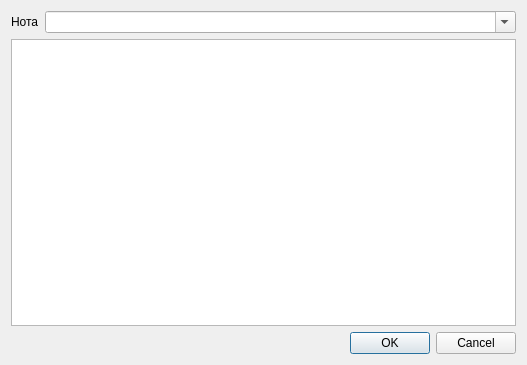
<?xml version="1.0" encoding="UTF-8"?>
<ui version="4.0">
 <class>NoteDialog</class>
 <widget class="QDialog" name="NoteDialog">
  <property name="geometry">
   <rect>
    <x>0</x>
    <y>0</y>
    <width>527</width>
    <height>365</height>
   </rect>
  </property>
  <property name="windowTitle">
   <string>Добавление ноты</string>
  </property>
  <layout class="QVBoxLayout" name="verticalLayout">
   <item>
    <layout class="QHBoxLayout" name="horizontalLayout">
     <item>
      <widget class="QLabel" name="label">
       <property name="sizePolicy">
        <sizepolicy hsizetype="Minimum" vsizetype="Preferred">
         <horstretch>0</horstretch>
         <verstretch>0</verstretch>
        </sizepolicy>
       </property>
       <property name="text">
        <string>Нота</string>
       </property>
      </widget>
     </item>
     <item>
      <widget class="QComboBox" name="titleEdit">
       <property name="sizePolicy">
        <sizepolicy hsizetype="MinimumExpanding" vsizetype="Fixed">
         <horstretch>0</horstretch>
         <verstretch>0</verstretch>
        </sizepolicy>
       </property>
       <property name="editable">
        <bool>true</bool>
       </property>
      </widget>
     </item>
    </layout>
   </item>
   <item>
    <widget class="QPlainTextEdit" name="noteEdit">
     <property name="font">
      <font>
       <family>Times New Roman</family>
       <pointsize>12</pointsize>
      </font>
     </property>
    </widget>
   </item>
   <item>
    <widget class="QDialogButtonBox" name="buttonBox">
     <property name="orientation">
      <enum>Qt::Horizontal</enum>
     </property>
     <property name="standardButtons">
      <set>QDialogButtonBox::Cancel|QDialogButtonBox::Ok</set>
     </property>
    </widget>
   </item>
  </layout>
  <action name="actionAddNote">
   <property name="text">
    <string>Добавить ноту</string>
   </property>
   <property name="shortcut">
    <string>Ctrl+Return</string>
   </property>
  </action>
 </widget>
 <resources/>
 <connections>
  <connection>
   <sender>buttonBox</sender>
   <signal>accepted()</signal>
   <receiver>NoteDialog</receiver>
   <slot>accept()</slot>
   <hints>
    <hint type="sourcelabel">
     <x>257</x>
     <y>355</y>
    </hint>
    <hint type="destinationlabel">
     <x>157</x>
     <y>274</y>
    </hint>
   </hints>
  </connection>
  <connection>
   <sender>buttonBox</sender>
   <signal>rejected()</signal>
   <receiver>NoteDialog</receiver>
   <slot>reject()</slot>
   <hints>
    <hint type="sourcelabel">
     <x>325</x>
     <y>355</y>
    </hint>
    <hint type="destinationlabel">
     <x>286</x>
     <y>274</y>
    </hint>
   </hints>
  </connection>
 </connections>
</ui>
